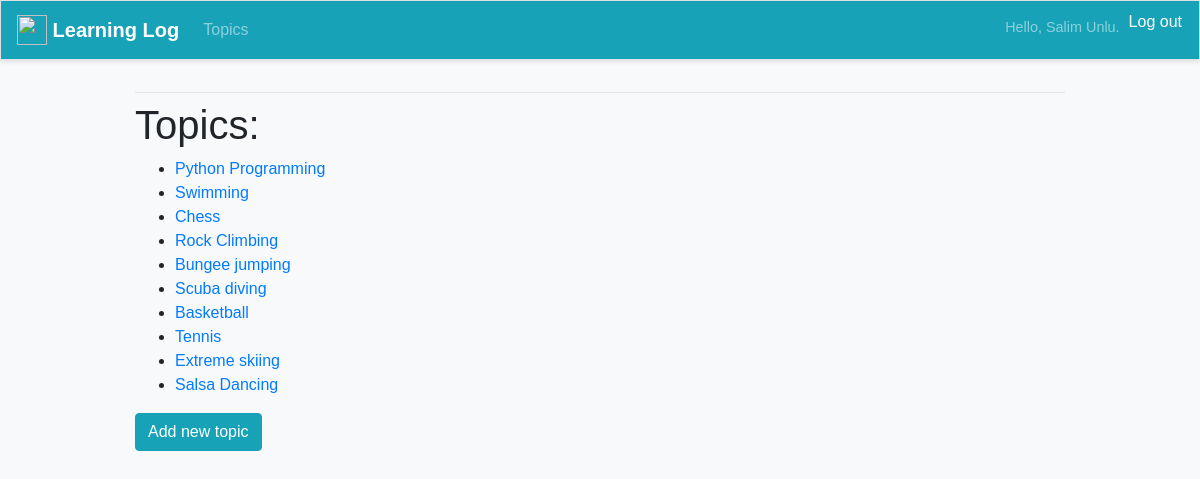
The app's page /topics/ (signed in) with its own data.
### learning_logs/models.py (models this page shows)
class Topic(models.Model):
    text = models.CharField(max_length=200)  # max karakter uzunluğu 200
    date_added = models.DateTimeField(auto_now_add=True)
    def __str__(self):
        return self.text

### learning_logs/views.py (the view)
# urls.py: path('topics/', views.topics, name='topics'),   # bütün konuların sayfası
@login_required
def topics(request):
    topics = Topic.objects.order_by('date_added')
    context = {'topics': topics}
    return render(request, 'learning_logs/topics.html', context)

### learning_logs/templates/learning_logs/topics.html
{% extends 'learning_logs/base.html' %}
{% block content %}
<h1>Topics: </h1>
<ul>
    {% for topic in topics %}
        <li>
            <a href="{% url 'learning_logs:topic' topic.id %}">{{ topic }}</a>
        </li>
    {% empty %}
        <li>No topics have been added yet.</li>
    {% endfor %}
</ul>
<div class="mt-3">
    <a href="{% url 'learning_logs:new_topic' %}" class="btn btn-info">Add new topic</a>
</div>
{% endblock content %}

### learning_logs/templates/learning_logs/base.html (shortened to what this page needs)
{% load bootstrap4 %}
<html lang="en">
<head>
    {% bootstrap_css %}
</head>
<body>
  <nav class="navbar navbar-expand-md navbar-dark bg-info mb-4 border">
    <a class="navbar-brand" href="{% url 'learning_logs:index' %}">
        <img src="http://www.clker.com/cliparts/b/e/e/e/11949839881243335407note.svg.med.png" width="30" height="30" class="d-inline-block align-top" alt="">
        Learning Log
    </a>
    <div class="collapse navbar-collapse" id="navbarCollapse">
     <ul class="navbar-nav mr-auto">
      <li class="nav-item">
       <a class="nav-link" href="{% url 'learning_logs:topics'%}">Topics</a></li>
     </ul>
     <ul class="navbar-nav ml-auto">
    {% if user.is_authenticated %}
    <li class="nav-item">
        <span class="navbar-text">Hello, {{ user.first_name }} {{ user.last_name }}.</span>
    </li>
    <li class="nav-item">
        <form action="{% url 'users:logout' %}" method="post">
            <button type="submit" class="btn btn-link nav-link" style="color: white; text-decoration: none; padding: 0;">Log out</button>
        </form>
    </li>
      {% endif %}
     </ul>
    </div>
  </nav>
  <main role="main" class="container">
   <div class="pb-2 mb-2 border-bottom">
    </div>
    <div>
     {% block content %}{% endblock content %}
    </div>
  </main>
</body>
</html>

### learning_logs/templates/learning_logs/base.html (style rules this page uses)
body { font-family: Arial, sans-serif; background-color: #f8f9fa; }
.navbar { box-shadow: 0 2px 4px rgba(0, 0, 0, 0.1); }
.navbar-brand { font-weight: bold; }
.navbar-text { font-size: 0.9rem; margin-right: 0.5rem; }
.container { max-width: 960px; }
.border-bottom { border-bottom: 1px solid #e5e5e5; }

### records on screen
Topic: text "Python Programming"
Topic: text "Swimming"
Topic: text "Chess"
Topic: text "Rock Climbing"
Topic: text "Bungee jumping"
Topic: text "Scuba diving"
Topic: text "Basketball"
Topic: text "Tennis"
Topic: text "Extreme skiing"
Topic: text "Salsa Dancing"

### other values on screen
{{ user.first_name }} "Salim"
{{ user.last_name }} "Unlu"
